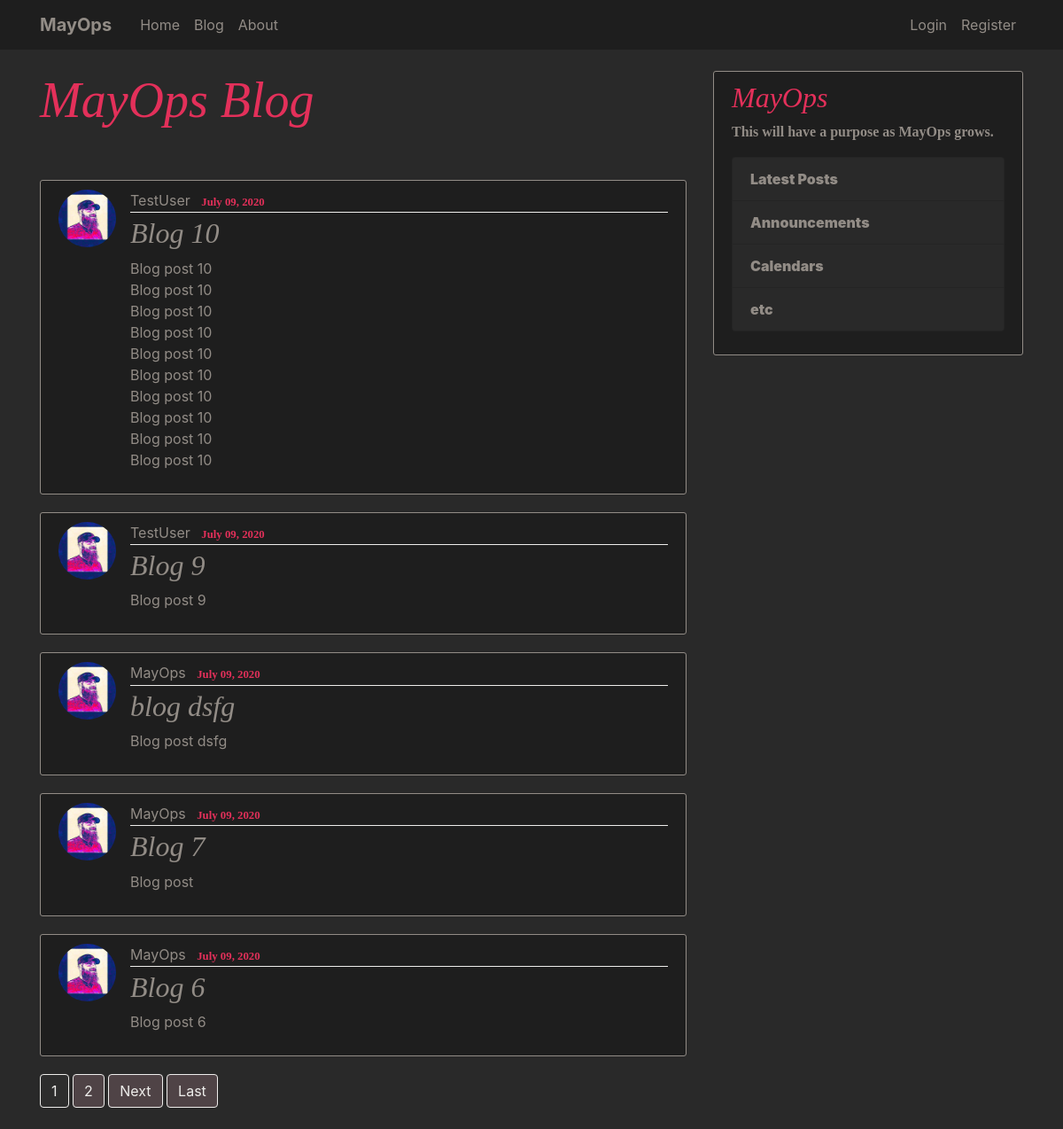
Page /blog/ on the earlier database version.
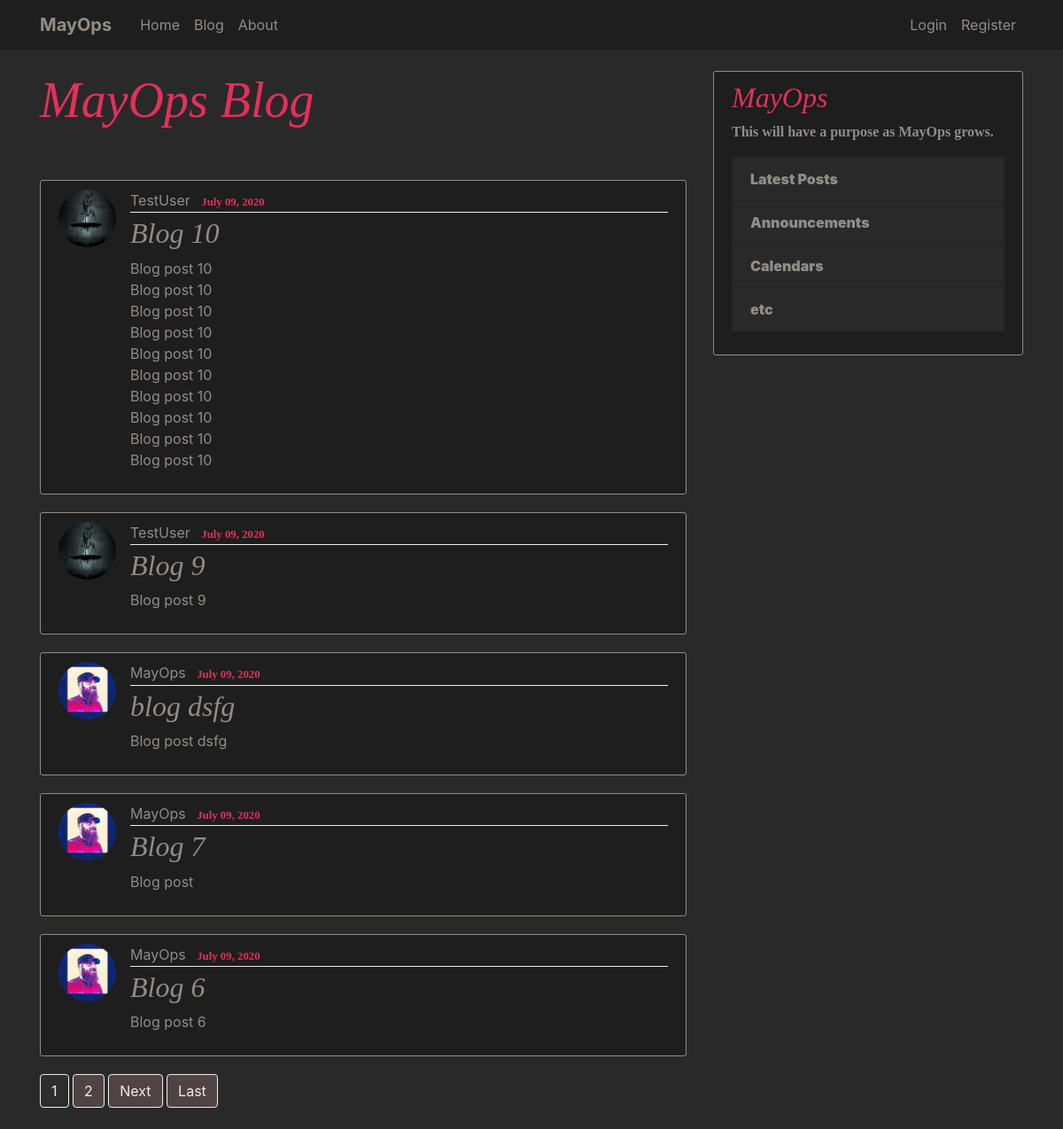
Same page on the later database version.
### homepage/models.py (models this page shows, shortened)
class Post(models.Model):
    title = models.CharField(max_length=100)
    content = models.TextField()
    date_posted = models.DateTimeField(default=timezone.now)
    author = models.ForeignKey(User, on_delete=models.CASCADE)

### users/models.py (models this page shows, shortened)
class Profile(models.Model):
    user = models.OneToOneField(User, on_delete=models.CASCADE)
    image = models.ImageField(default='default1.jpg', upload_to='profile_pics')

### homepage/views.py (the view)
# urls.py: path('blog/', PostListView.as_view(), name="MayOps-blog"),
class PostListView(ListView):
    model = Post
    template_name = 'homepage/blog.html'
    context_object_name = 'posts'
    ordering = ["-date_posted"]
    paginate_by = 5

### homepage/templates/homepage/blog.html (shortened to what this page needs)
{% extends "homepage/base.html" %}
{% block content %}
    <h1 id="MayOpsStyles1">MayOps Blog</h1><br><br>
    {% for post in posts %}
        <article class="media content-section">
          <img class="rounded-circle article-img" src="{{ post.author.profile.image.url }}">
          <div class="media-body">
            <div class="article-metadata">
              <a class="mr-2" href="{% url 'user-posts' post.author.username %}">{{ post.author }}</a>
              <small class="date">{{ post.date_posted|date:"F d, Y" }}</small>
            </div>
            <h2><a class="article-title" href="{% url 'post-detail' post.id %}">{{ post.title }}</a></h2>
            <p class="article-content">{{ post.content }}</p>
          </div>
        </article>
    {% endfor %}
    {% if is_paginated %}
      {% for num in page_obj.paginator.page_range %}
        {% if page_obj.number == num %}
          <a class="btn btn-info mb-4" href="?page={{ num }}">{{ num }}</a>
        {% elif num > page_obj.number|add:'-3' and num < page_obj.number|add:'3' %}
          <a class="btn btn-outline-info mb-4" href="?page={{ num }}">{{ num }}</a>
        {% endif %}
      {% endfor %}
      {% if page_obj.has_next %}
        <a class="btn btn-outline-info mb-4" href="?page={{ page_obj.next_page_number }}">Next</a>
        <a class="btn btn-outline-info mb-4" href="?page={{ page_obj.paginator.num_pages }}">Last</a>
      {% endif %}
    {% endif %}
{% endblock content %}

### homepage/templates/homepage/base.html (shortened to what this page needs)
{% load static %}
<!DOCTYPE html>
<html>
<head>
    <link rel="stylesheet" href="https://maxcdn.bootstrapcdn.com/bootstrap/4.0.0/css/bootstrap.min.css">
    <link rel="stylesheet" type="text/css" href="{% static 'homepage/main.css' %}">
</head>
<body>
    <header class="site-header">
      <nav class="navbar navbar-expand-md navbar-dark bg-steel fixed-top">
        <div class="container">
          <a class="navbar-brand mr-4" href="{% url 'MayOps-home' %}">MayOps</a>
          <div class="collapse navbar-collapse" id="navbarToggle">
            <div class="navbar-nav mr-auto">
              <a class="nav-item nav-link" href="{% url 'MayOps-home' %}">Home</a>
              <a class="nav-item nav-link" href="{% url 'MayOps-blog' %}">Blog</a>
              <a class="nav-item nav-link" href="{% url 'MayOps-about' %}">About</a>
            </div>
            <div class="navbar-nav">
              {% if user.is_authenticated %}
                <a class="nav-item nav-link" href="{% url 'post-create' %}">New Post</a>
                <a class="nav-item nav-link" href="{% url 'profile' %}">Profile</a>
                <a class="nav-item nav-link" href="{% url 'logout' %}">Logout</a>
              {% else %}
                <a class="nav-item nav-link" href="{% url 'login' %}">Login</a>
                <a class="nav-item nav-link" href="{% url 'register' %}">Register</a>
              {% endif %}
            </div>
          </div>
        </div>
      </nav>
    </header>
    <main role="main" class="container">
      <div class="row">
        <div class="col-md-8">
          {% block content %}{% endblock %}
        </div>
        <div class="col-md-4">
          <div class="content-section">
            <h3>MayOps</h3>
            <p class='text-muted'>This will have a purpose as MayOps grows.
              <ul class="list-group">
                <li class="list-group-item list-group-item-light">Latest Posts</li>
                <li class="list-group-item list-group-item-light">Announcements</li>
                <li class="list-group-item list-group-item-light">Calendars</li>
                <li class="list-group-item list-group-item-light">etc</li>
              </ul>
            </p>
          </div>
        </div>
      </div>
    </main>
</body>
</html>

### homepage/static/homepage/main.css (style rules this page uses)
body { background: rgb(41, 41, 41); color: #333333; margin-top: 5rem; }
h1, h2, h3, h4, h5, h6 { color: rgb(227, 48, 90); font-family:adobe-garamond-pro-n4, adobe-garamond-pro, serif; font-size:2em; font-style:italic; font-weight:400; }
ul { margin: 0; }
.bg-steel { background-color: rgb(30, 30, 30); }
.site-header .navbar-nav .nav-link { color: rgb(146, 140, 134); }
.content-section { background: rgb(30, 30, 30); padding: 10px 20px; border: 1px solid rgb(146, 140, 134); border-radius: 3px; margin-bottom: 20px; }
.article-title { color: rgb(146, 140, 134); }
.article-content { white-space: pre-line; color: rgb(146, 140, 134); }
.article-img { height: 65px; width: 65px; margin-right: 16px; }
.article-metadata { padding-bottom: 1px; margin-bottom: 4px; border-bottom: 1px solid rgb(238, 237, 235); }
.text-muted { color: rgb(146, 140, 134)!important; font-weight:700; font-family:adobe-garamond-pro-n4, adobe-garamond-pro, serif; font-weight:900; }
.btn { color: rgb(238, 237, 235); background-color: rgb(79, 67, 70); border-color: rgb(238, 237, 235); }
.btn-info { color: rgb(238, 237, 235); background-color: rgb(45, 45, 45); border-color: color: rgb(238, 237, 235); }
.list-group-item-light { color: rgb(146, 140, 134); background-color: rgb(41, 41, 41); font-weight:900; }
a { color: rgb(146, 140, 134); }
.navbar-dark .navbar-brand { color: rgb(146, 140, 134); font-weight:700; }
#MayOpsStyles1 { color: rgb(227, 48, 90); font-family:adobe-garamond-pro-n4, adobe-garamond-pro, serif; font-size:3.5em; font-style:italic; font-weight:400; }
.date { color: rgb(227, 48, 90); font-weight:700; font-family:adobe-garamond-pro-n4, adobe-garamond-pro, serif; font-weight:900; }

Differences in the rows shown:
changed through a linked row, Post "Blog 10": author.profile.image: a different picture
changed through a linked row, Post "Blog 9": author.profile.image: a different picture
